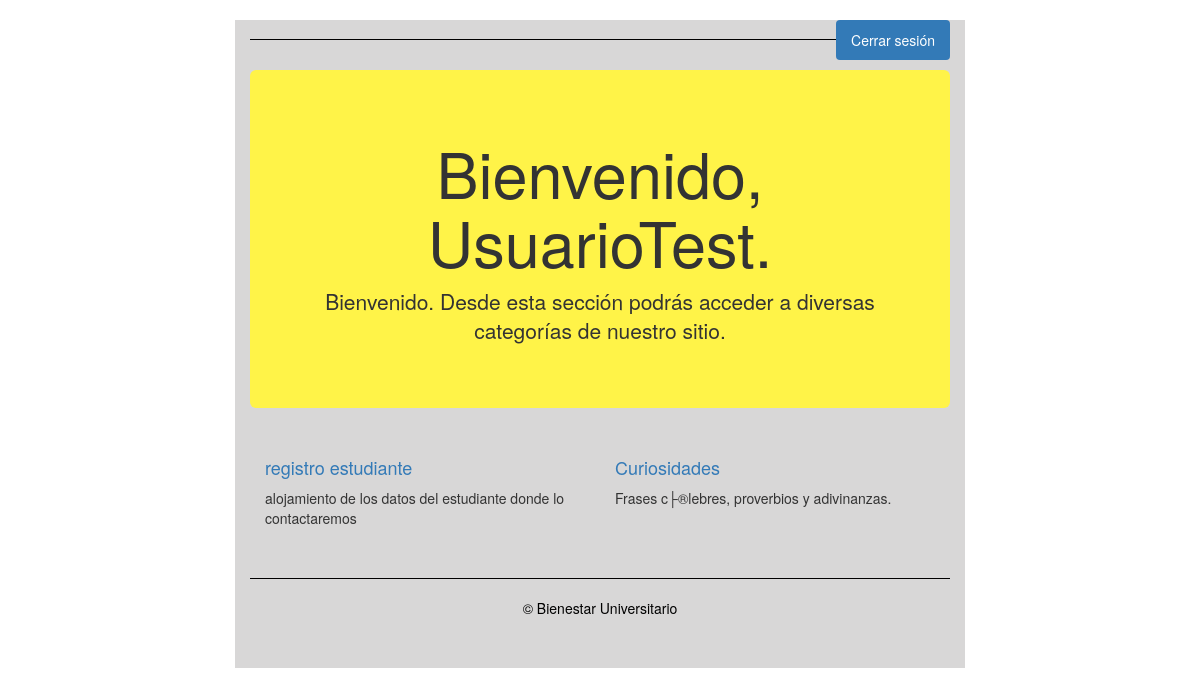
The app's page /panelUsuario.php (signed in) with its own data.
### tables this page shows
CREATE TABLE `categorias` (
  `ID_Categoria` int(11) NOT NULL AUTO_INCREMENT,
  `categoria` varchar(45) NOT NULL,
  `descripcion` varchar(255) NOT NULL,
  `ruta` varchar(40) NOT NULL,
  PRIMARY KEY (`ID_Categoria`)
);

### scripts/funciones.php (called while the page is built, shortened)
<?php
	$conexion = null;
	function getCategoriasPorUser()
	{
		global $conexion;
		$respuesta = mysqli_query($conexion, "SELECT C.categoria, C.descripcion, C.ruta FROM permisos P INNER JOIN 				categorias C ON P.ID_Categoria = C.ID_Categoria WHERE usuario =  '".$_SESSION['usuario']."'");
		$respuestas_array = array();
		while ($fila = $respuesta->fetch_row())
		  $respuestas_array[] = $fila;
		return $respuestas_array;
	}
?>

### panelUsuario.php (the view, shortened to what this page needs)
<?php
  require 'scripts/funciones.php';
  $categorias = getCategoriasPorUser();
?>
<!DOCTYPE html>
<html lang="es">
  <head>
    <link rel="stylesheet" href="https://maxcdn.bootstrapcdn.com/bootstrap/3.3.2/css/bootstrap.min.css">
    <link rel="stylesheet" href="http://localhost/estudiantil/intranet/css/jumbotron-narrow.css">
  </head>
  <body>
    <div class="container">
      <div class="header">
        <nav>
          <ul class="nav nav-pills pull-right">
            <li role="presentation" class="active" ><a href="scripts/cerrar-sesion.php">Cerrar sesión</a></li>
          </ul>
        </nav>
        <h3 class="text-muted"></h3>
      </div>
      <div class="jumbotron">
        <h1>Bienvenido, <?= $_SESSION['usuario'] ?>.</h1>
        <p class="lead">Bienvenido. Desde esta sección podrás acceder a diversas categorías de nuestro sitio.</p>
      </div>
    	<div class="row marketing">
  <?php foreach( $categorias as $fila ): ?>
  		<div class="col-lg-6">
          <h4><a href="categorias/<?= $fila[2] ?>"><?= $fila[0] ?></a></h4>
          <p><?= $fila[1] ?></p>
        </div>
  <?php endforeach ?>
  		</div>
  		<div class="row marketing">
	    <footer class="footer">
	    	<p>&copy; Bienestar Universitario</p>
	    </footer>
    </div>
  </body>
</html>

### css/jumbotron-narrow.css (style rules this page uses)
body { padding-top: 20px; padding-bottom: 20px; }
.header, .marketing, .footer { padding-right: 15px; padding-left: 15px; }
.header { border-bottom: 1px solid #000000; }
.header h3 { padding-bottom: 19px; margin-top: 0; margin-bottom: 0; line-height: 40px; }
.footer { padding-top: 19px; color: rgb(0, 0, 0); border-top: 1px solid #000000; text-align: center; }
@media (min-width: 768px) { .container { max-width: 730px; background-color: rgb(216, 215, 215); } }
.jumbotron { text-align: center; background-color: #ffffff; border-bottom: 1px solid #e5e5e5; background-color: rgb(255, 243, 72); }
.marketing { margin: 40px 0; }
@media screen and (min-width: 768px) { .header, .marketing, .footer { padding-right: 0; padding-left: 0; } }
@media screen and (min-width: 768px) { .header { margin-bottom: 30px; } }
@media screen and (min-width: 768px) { .jumbotron { border-bottom: 0; } }

### records on screen
categorias: categoria "registro estudiante", descripcion "alojamiento de los datos del estudiante donde lo contactaremos"
categorias: categoria "Curiosidades", descripcion "Frases c├®lebres, proverbios y adivinanzas."

### other values on screen
$_SESSION['usuario'] "UsuarioTest"
